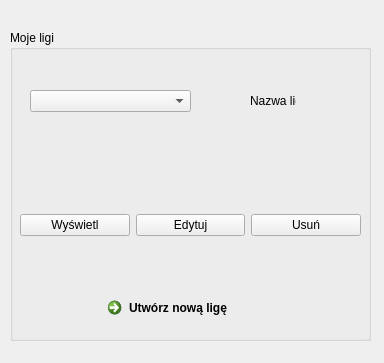
<?xml version="1.0" encoding="UTF-8"?>
<ui version="4.0">
 <class>zarzadzaj_ligami</class>
 <widget class="QDialog" name="zarzadzaj_ligami">
  <property name="geometry">
   <rect>
    <x>0</x>
    <y>0</y>
    <width>384</width>
    <height>363</height>
   </rect>
  </property>
  <property name="windowTitle">
   <string>Dialog</string>
  </property>
  <widget class="QGroupBox" name="groupBox">
   <property name="geometry">
    <rect>
     <x>10</x>
     <y>30</y>
     <width>361</width>
     <height>311</height>
    </rect>
   </property>
   <property name="title">
    <string>Moje ligi</string>
   </property>
   <widget class="QCommandLinkButton" name="commandLinkButton">
    <property name="geometry">
     <rect>
      <x>90</x>
      <y>260</y>
      <width>229</width>
      <height>31</height>
     </rect>
    </property>
    <property name="text">
     <string>Utwórz nową ligę</string>
    </property>
   </widget>
   <widget class="QComboBox" name="comboBox">
    <property name="geometry">
     <rect>
      <x>20</x>
      <y>60</y>
      <width>161</width>
      <height>22</height>
     </rect>
    </property>
   </widget>
   <widget class="QLabel" name="label">
    <property name="geometry">
     <rect>
      <x>240</x>
      <y>60</y>
      <width>46</width>
      <height>21</height>
     </rect>
    </property>
    <property name="text">
     <string>Nazwa ligi</string>
    </property>
   </widget>
   <widget class="QWidget" name="horizontalLayoutWidget">
    <property name="geometry">
     <rect>
      <x>10</x>
      <y>170</y>
      <width>341</width>
      <height>51</height>
     </rect>
    </property>
    <layout class="QHBoxLayout" name="horizontalLayout">
     <item>
      <widget class="QPushButton" name="pushButton_3">
       <property name="text">
        <string>Wyświetl</string>
       </property>
      </widget>
     </item>
     <item>
      <widget class="QPushButton" name="pushButton">
       <property name="text">
        <string>Edytuj</string>
       </property>
      </widget>
     </item>
     <item>
      <widget class="QPushButton" name="pushButton_2">
       <property name="text">
        <string>Usuń</string>
       </property>
      </widget>
     </item>
    </layout>
   </widget>
  </widget>
  <widget class="QWidget" name="layoutWidget">
   <property name="geometry">
    <rect>
     <x>0</x>
     <y>0</y>
     <width>2</width>
     <height>2</height>
    </rect>
   </property>
   <layout class="QVBoxLayout" name="verticalLayout"/>
  </widget>
  <widget class="QWidget" name="layoutWidget">
   <property name="geometry">
    <rect>
     <x>0</x>
     <y>0</y>
     <width>2</width>
     <height>2</height>
    </rect>
   </property>
   <layout class="QVBoxLayout" name="verticalLayout_2"/>
  </widget>
  <widget class="QWidget" name="layoutWidget">
   <property name="geometry">
    <rect>
     <x>0</x>
     <y>0</y>
     <width>2</width>
     <height>2</height>
    </rect>
   </property>
   <layout class="QVBoxLayout" name="verticalLayout_3"/>
  </widget>
  <widget class="QLabel" name="label_2">
   <property name="geometry">
    <rect>
     <x>110</x>
     <y>10</y>
     <width>141</width>
     <height>20</height>
    </rect>
   </property>
   <property name="text">
    <string/>
   </property>
  </widget>
 </widget>
 <resources/>
 <connections/>
</ui>
